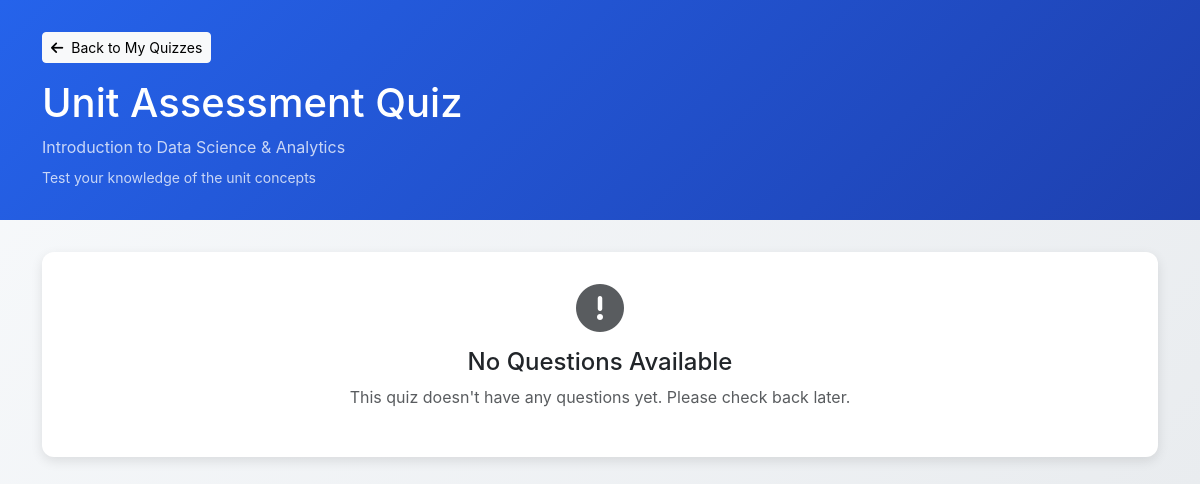
/Student/take_quiz.php?quiz_id=2 (signed in), run on the app's committed database.
### tables this page shows
CREATE TABLE `quizzes` (
  `quiz_id` int(11) NOT NULL,
  `course_id` int(11) NOT NULL,
  `lesson_id` int(11) DEFAULT NULL,
  `title` varchar(200) NOT NULL,
  `description` text DEFAULT NULL,
  `time_limit_minutes` int(11) DEFAULT NULL,
  `passing_score` decimal(5,2) DEFAULT 70.00,
  `max_attempts` int(11) DEFAULT 3,
  `status` enum('active','inactive') DEFAULT 'active',
  `created_at` timestamp NOT NULL DEFAULT current_timestamp()
);

CREATE TABLE `courses` (
  `course_id` int(11) NOT NULL,
  `instructor_id` int(11) NOT NULL,
  `category_id` int(11) DEFAULT NULL,
  `title` varchar(200) NOT NULL,
  `description` text DEFAULT NULL,
  `short_description` varchar(500) DEFAULT NULL,
  `thumbnail` varchar(255) DEFAULT NULL,
  `price` decimal(10,2) DEFAULT 0.00,
  `duration_hours` int(11) DEFAULT NULL,
  `difficulty_level` enum('beginner','intermediate','advanced') DEFAULT 'beginner',
  `status` enum('draft','published','archived') DEFAULT 'draft',
  `featured` tinyint(1) DEFAULT 0,
  `created_at` timestamp NOT NULL DEFAULT current_timestamp(),
  `updated_at` timestamp NOT NULL DEFAULT current_timestamp() ON UPDATE current_timestamp()
);

### Student/take_quiz.php (the view, shortened to what this page needs)
<?php
$db = getDB();
$quiz_id = isset($_GET['quiz_id']) ? (int)$_GET['quiz_id'] : 0;
$quizStmt = $db->prepare(
    "SELECT q.*, c.title as course_title, c.course_id
     FROM quizzes q
     INNER JOIN courses c ON q.course_id = c.course_id
     WHERE q.quiz_id = ?"
);
$quizStmt->bind_param('i', $quiz_id);
if (!$quizStmt->execute()) {
    error_log('Quiz execute failed: ' . $quizStmt->error);
    header("Location: student_dashboard.php");
    exit();
}
$quizRes = $quizStmt->get_result();
$quiz = $quizRes->fetch_assoc();
$questions = [];
if (empty($questions)) {
    $no_questions = true;
} else {
    $no_questions = false;
}
?>
<!DOCTYPE html>
<html lang="en">
<head>
    <link href="https://cdn.jsdelivr.net/npm/bootstrap@5.3.3/dist/css/bootstrap.min.css" rel="stylesheet">
    <link rel="stylesheet" href="https://cdnjs.cloudflare.com/ajax/libs/font-awesome/6.5.0/css/all.min.css">
</head>
<body>
    <div class="quiz-header">
        <div class="container">
            <a href="my_quizzes.php" class="btn btn-light btn-sm mb-3">
                <i class="fas fa-arrow-left me-2"></i>Back to My Quizzes
            </a>
            <h1 class="mb-2"><?php echo htmlspecialchars($quiz['title']); ?></h1>
            <p class="mb-0 opacity-75"><?php echo htmlspecialchars($quiz['course_title']); ?></p>
            <?php if ($quiz['description']): ?>
                <p class="mb-0 opacity-75 small mt-2"><?php echo htmlspecialchars($quiz['description']); ?></p>
            <?php endif; ?>
        </div>
    </div>
    <div class="container">
        <?php if ($no_questions): ?>
            <div class="quiz-card text-center">
                <i class="fas fa-exclamation-circle fa-3x text-muted mb-3"></i>
                <h4>No Questions Available</h4>
                <p class="text-muted">This quiz doesn't have any questions yet. Please check back later.</p>
            </div>
        <?php endif; ?>
    </div>
</body>
</html>

### Student/take_quiz.php (style rules this page uses)
:root { --primary-color: #2563eb; --secondary-color: #1e40af; --success-color: #059669; --warning-color: #d97706; --danger-color: #dc2626; }
body { font-family: 'Inter', sans-serif; background: linear-gradient(135deg, #f8fafc 0%, #e9ecef 100%); }
.quiz-header { background: linear-gradient(135deg, var(--primary-color) 0%, var(--secondary-color) 100%); color: white; padding: 2rem 0; margin-bottom: 2rem; }
.quiz-card { background: white; border-radius: 12px; box-shadow: 0 4px 12px rgba(0,0,0,0.1); padding: 2rem; margin-bottom: 2rem; }

### data on the page
quizzes: title "Unit Assessment Quiz", course.title "Introduction to Data Science & Analytics", description "Test your knowledge of the unit concepts"
